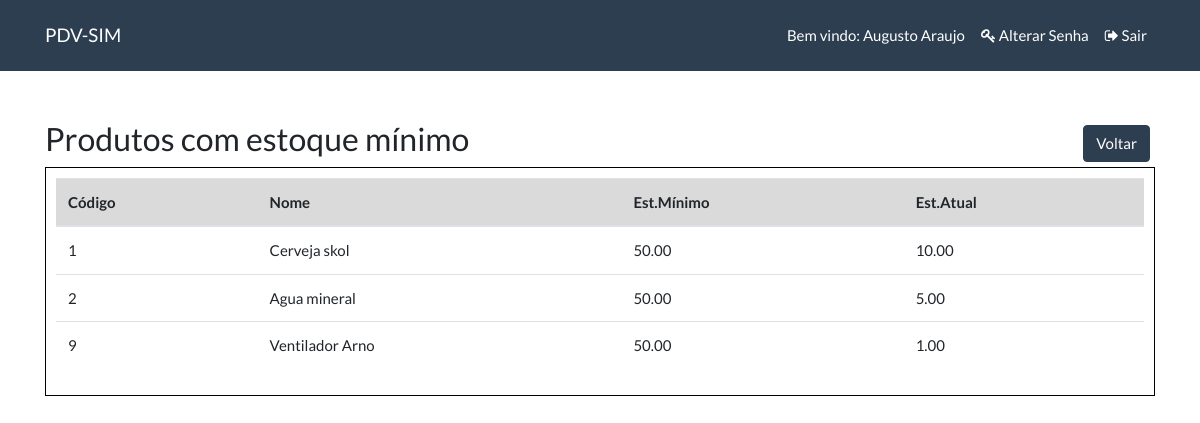
The page /estoque-minimo.php (signed in) on the database its author committed.
### tables this page shows
CREATE TABLE IF NOT EXISTS `produtos` (
  `idProduto` int(255) NOT NULL PRIMARY KEY AUTO_INCREMENT,
  `codigo` varchar(255),  
  `nome` varchar(100) NOT NULL,
  `descricao` varchar(100) NOT NULL,
  `unidade` int(255),
  `precocompra` decimal(10,2) NOT NULL,
  `precovenda` decimal(10,2) NOT NULL,
  `estoqueminimo` decimal(10,2) NOT NULL,
  `estoqueatual` decimal(10,2) NOT NULL,
  `codigobarra` varchar(255),
  `vencimento1` date,
  `vencimento2` date,  
  `datacad` date NOT NULL,
  `usuariocad` varchar(100) NOT NULL,
  `status` int(2) NOT NULL
);

### estoque-minimo.php (the view)
<?php include('topo.php');
$sql = mysqli_query($conexao,"SELECT * FROM produtos WHERE estoqueatual <= estoqueminimo") or die (mysqli_error($conexao));
echo'
    <div class="container">
        <div class="row">
            <div class="col-lg-6">
                <h3>Produtos com estoque mínimo</h3>
            </div>
            <div class="col-lg-6" align="right">
                <a href="index.php" class="btn btn-primary" style="margin:5px">Voltar</a>
            </div>
        </div>
        <div class="page-header" id="banner" style="border: 1px solid black; padding: 10px;">
            <table class="table table-hover">
                <thead>
                    <tr class="table-active">
                        <th scope="col">Código</th>
                        <th scope="col">Nome</th>
                        <th scope="col">Est.Mínimo</th>
                        <th scope="col">Est.Atual</th>
                    </tr>
                </thead>
                <tbody>';
                while($dados = mysqli_fetch_array($sql)){echo'
                    <tr>
                        <td>'.$dados['idProduto'].'</td>
                        <td>'.$dados['nome'].'</td>
                        <td>'.$dados['estoqueminimo'].'</td>
                        <td>'.$dados['estoqueatual'].'</td>
                    </tr>';}
                    echo'
                </tbody>
            </table>
        </div>
    </div>';
include('rodape.php');?>

### rows shown on the page
produtos: idProduto "1", nome "Cerveja skol", estoqueminimo "50.00", estoqueatual "10.00"
produtos: idProduto "2", nome "Agua mineral", estoqueminimo "50.00", estoqueatual "5.00"
produtos: idProduto "9", nome "Ventilador Arno", estoqueminimo "50.00", estoqueatual "1.00"

### other values the page prints
$_SESSION['nomeuser'] "Augusto Araujo"
